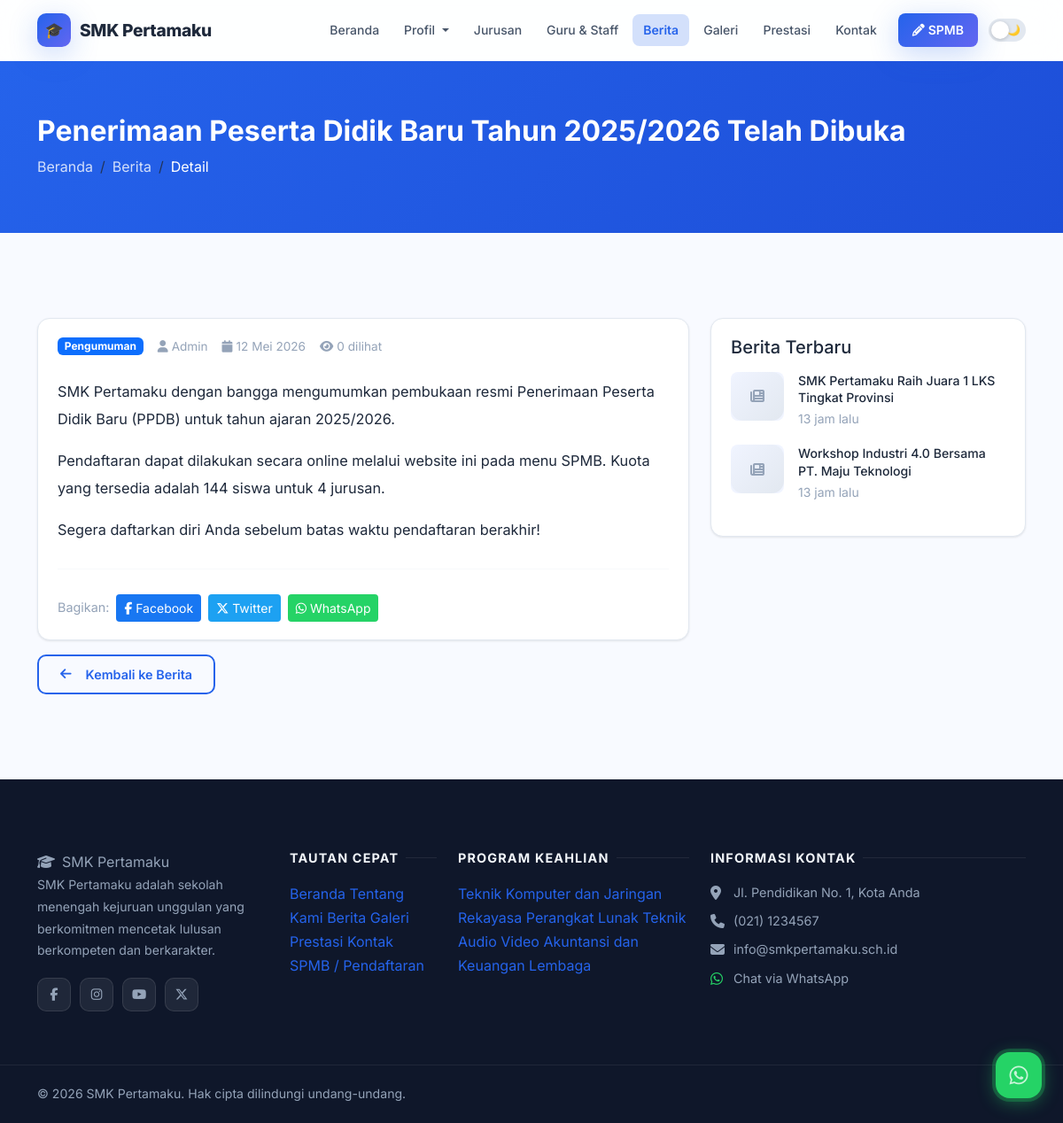
Screenshot of /berita/ppdb-2025-2026-dibuka with the database file from the repository.
### tables this page shows
CREATE TABLE IF NOT EXISTS `news` (
  `id` INT AUTO_INCREMENT PRIMARY KEY,
  `title` VARCHAR(250) NOT NULL,
  `slug` VARCHAR(250) UNIQUE NOT NULL,
  `excerpt` TEXT,
  `content` LONGTEXT,
  `image` VARCHAR(255) DEFAULT NULL,
  `category` VARCHAR(100) DEFAULT 'Berita',
  `program_id` INT DEFAULT NULL COMMENT 'NULL = berita umum, isi = berita jurusan spesifik',
  `author` VARCHAR(100) DEFAULT 'Admin',
  `views` INT DEFAULT 0,
  `is_published` TINYINT(1) DEFAULT 1,
  `published_at` DATETIME DEFAULT CURRENT_TIMESTAMP,
  `created_at` TIMESTAMP DEFAULT CURRENT_TIMESTAMP,
  FOREIGN KEY (`program_id`) REFERENCES `programs`(`id`) ON DELETE SET NULL
);

CREATE TABLE IF NOT EXISTS `social_media` (
  `id` INT AUTO_INCREMENT PRIMARY KEY,
  `platform` VARCHAR(50) NOT NULL,
  `url` VARCHAR(255) NOT NULL,
  `icon` VARCHAR(100) DEFAULT NULL,
  `is_active` TINYINT(1) DEFAULT 1
);

CREATE TABLE IF NOT EXISTS `programs` (
  `id` INT AUTO_INCREMENT PRIMARY KEY,
  `name` VARCHAR(200) NOT NULL,
  `code` VARCHAR(20) DEFAULT NULL,
  `description` LONGTEXT,
  `image` VARCHAR(255) DEFAULT NULL,
  `icon` VARCHAR(100) DEFAULT 'fas fa-laptop-code',
  `quota` INT DEFAULT 36,
  `is_active` TINYINT(1) DEFAULT 1,
  `sort_order` INT DEFAULT 0,
  `created_at` TIMESTAMP DEFAULT CURRENT_TIMESTAMP
);

### app/controllers/PublicController.php (called while the page is built, shortened)
<?php
class PublicController {
    public function newsDetail($slug) {
        $db = getDB();
        $slug = $db->real_escape_string($slug);
        $res = $db->query("SELECT * FROM news WHERE slug='$slug' AND is_published=1 LIMIT 1");
        if (!$res || !($news = $res->fetch_assoc())) {
            redirect('/berita');
        }
        require_once __DIR__ . '/../../views/public/news_detail.php';
    }
}

### index.php (called while the page is built, shortened)
<?php
require_once __DIR__ . '/routes/web.php';

### app/helpers.php (called while the page is built, shortened)
<?php
function getSettings() {
    $db = getDB();
    $res = $db->query("SELECT `key`, value FROM settings");
    $data = [];
    while ($row = $res->fetch_assoc()) {
        $data[$row['key']] = $row['value'];
    }
    return $data;
}
function timeAgo($datetime) {
    $time = time() - strtotime($datetime);
    if ($time < 86400) return round($time/3600) . ' jam lalu';
    return date('d M Y', strtotime($datetime));
}
function formatDate($date) {
    $months = ['','Januari','Februari','Maret','April','Mei','Juni',
               'Juli','Agustus','September','Oktober','November','Desember'];
    $d = date('j', strtotime($date));
    $m = $months[(int)date('n', strtotime($date))];
    $y = date('Y', strtotime($date));
    return "$d $m $y";
}

### views/public/news_detail.php (the view, shortened to what this page needs)
<?php
require_once __DIR__ . '/../layouts/header.php';
?>
<div style="background:linear-gradient(135deg,var(--primary),var(--primary-dark));padding:60px 0;color:#fff;">
    <div class="container">
        <h1 class="fw-bold mb-2" style="font-size:clamp(1.3rem,3vw,2rem);"><?= htmlspecialchars($news['title'] ?? '') ?></h1>
        <nav aria-label="breadcrumb">
            <ol class="breadcrumb mb-0"><li class="breadcrumb-item"><a href="<?= APP_URL ?>/" style="color:rgba(255,255,255,0.8);">Beranda</a></li><li class="breadcrumb-item"><a href="<?= APP_URL ?>/berita" style="color:rgba(255,255,255,0.8);">Berita</a></li><li class="breadcrumb-item active text-white">Detail</li></ol>
        </nav>
    </div>
</div>
<section class="section">
    <div class="container">
        <div class="row g-4">
            <div class="col-lg-8">
                <article class="card">
                    <div class="card-body">
                        <div class="d-flex flex-wrap align-items-center gap-3 mb-4">
                            <span class="badge bg-primary"><?= htmlspecialchars($news['category'] ?? '') ?></span>
                            <span style="color:var(--text-muted);font-size:0.85rem;"><i class="fas fa-user me-1"></i><?= htmlspecialchars($news['author'] ?? 'Admin') ?></span>
                            <span style="color:var(--text-muted);font-size:0.85rem;"><i class="fas fa-calendar me-1"></i><?= formatDate($news['published_at']) ?></span>
                            <span style="color:var(--text-muted);font-size:0.85rem;"><i class="fas fa-eye me-1"></i><?= number_format($news['views'] ?? 0) ?> dilihat</span>
                        </div>
                        <div style="color:var(--text);line-height:1.9;font-size:1.02rem;">
                            <?= $news['content'] ?? '' ?>
                        </div>
                        <hr style="border-color:var(--border);margin:28px 0;">
                        <div class="d-flex align-items-center gap-2 flex-wrap">
                            <span style="color:var(--text-muted);font-size:0.9rem;">Bagikan:</span>
                            <?php $shareUrl = urlencode(APP_URL . '/berita/' . ($news['slug'] ?? '')); $shareTitle = urlencode($news['title'] ?? ''); ?>
                            <a href="https://www.facebook.com/sharer/sharer.php?u=<?= $shareUrl ?>" target="_blank" class="btn btn-sm" style="background:#1877f2;color:#fff;"><i class="fab fa-facebook-f me-1"></i>Facebook</a>
                            <a href="https://twitter.com/intent/tweet?url=<?= $shareUrl ?>&text=<?= $shareTitle ?>" target="_blank" class="btn btn-sm" style="background:#1da1f2;color:#fff;"><i class="fab fa-x-twitter me-1"></i>Twitter</a>
                            <a href="https://wa.me/?text=<?= $shareTitle ?>+<?= $shareUrl ?>" target="_blank" class="btn btn-sm" style="background:#25d366;color:#fff;"><i class="fab fa-whatsapp me-1"></i>WhatsApp</a>
                        </div>
                    </div>
                </article>
                <div class="mt-3">
                    <a href="<?= APP_URL ?>/berita" class="btn btn-outline-primary"><i class="fas fa-arrow-left me-2"></i>Kembali ke Berita</a>
                </div>
            </div>
            <div class="col-lg-4">
                <div class="card mb-4">
                    <div class="card-body">
                        <h5 style="color:var(--text);margin-bottom:16px;">Berita Terbaru</h5>
                        <?php
                        $db = getDB();
                        $latestRes = $db->query("SELECT id,title,slug,published_at,image FROM news WHERE is_published=1 AND id != " . (int)($news['id'] ?? 0) . " ORDER BY published_at DESC LIMIT 5");
                        $latestNews = $latestRes ? $latestRes->fetch_all(MYSQLI_ASSOC) : [];
                        foreach ($latestNews as $ln): ?>
                        <div class="d-flex gap-3 mb-3">
                            <div style="width:60px;height:55px;border-radius:8px;overflow:hidden;flex-shrink:0;background:var(--bg-secondary);">
                                <?php if (!empty($ln['image'])): ?><img src="<?= UPLOAD_URL . htmlspecialchars($ln['image']) ?>" style="width:100%;height:100%;object-fit:cover;" alt=""><?php else: ?><div class="img-placeholder h-100"><i class="fas fa-newspaper" style="font-size:1rem;"></i></div><?php endif; ?>
                            </div>
                            <div>
                                <a href="<?= APP_URL ?>/berita/<?= htmlspecialchars($ln['slug']) ?>" style="color:var(--text);font-size:0.88rem;font-weight:500;display:block;line-height:1.4;"><?= htmlspecialchars($ln['title']) ?></a>
                                <small style="color:var(--text-muted);"><?= timeAgo($ln['published_at']) ?></small>
                            </div>
                        </div>
                        <?php endforeach; ?>
                    </div>
                </div>
            </div>
        </div>
    </div>
</section>
<?php require_once __DIR__ . '/../layouts/footer.php'; ?>

### views/layouts/footer.php (shortened to what this page needs)
<?php
$settings = getSettings();
$schoolName = $settings['school_name'] ?? 'SMK Pertamaku';
$footerAbout = $settings['footer_about'] ?? '';
$address = $settings['school_address'] ?? '';
$phone = $settings['school_phone'] ?? '';
$email = $settings['school_email'] ?? '';
$whatsapp = $settings['whatsapp_number'] ?? '';
$footerCopyright = $settings['footer_copyright'] ?? 'Hak cipta dilindungi undang-undang.';
$currentYear = date('Y');
$db = getDB();
$progRes = $db->query("SELECT id, name FROM programs WHERE is_active=1 ORDER BY sort_order LIMIT 6");
$footerPrograms = $progRes ? $progRes->fetch_all(MYSQLI_ASSOC) : [];
$smRes = $db->query("SELECT * FROM social_media WHERE is_active=1");
$socialMedia = $smRes ? $smRes->fetch_all(MYSQLI_ASSOC) : [];
?>
</main>
<footer class="site-footer">
    <div class="container">
        <div class="row g-4">
            <div class="col-lg-3 col-md-6">
                <span class="footer-brand"><i class="fas fa-graduation-cap me-2"></i><?= htmlspecialchars($schoolName) ?></span>
                <p><?= htmlspecialchars($footerAbout) ?></p>
                <?php if ($socialMedia): ?>
                <div class="social-links">
                    <?php foreach ($socialMedia as $sm): ?>
                        <a href="<?= htmlspecialchars($sm['url']) ?>" target="_blank" rel="noopener" class="social-link" title="<?= htmlspecialchars($sm['platform']) ?>">
                            <i class="<?= htmlspecialchars($sm['icon'] ?? 'fas fa-link') ?>"></i>
                        </a>
                    <?php endforeach; ?>
                </div>
                <?php endif; ?>
            </div>
            <div class="col-lg-2 col-md-6">
                <h5>Tautan Cepat</h5>
                <a href="<?= APP_URL ?>/">Beranda</a>
                <a href="<?= APP_URL ?>/profil">Tentang Kami</a>
                <a href="<?= APP_URL ?>/berita">Berita</a>
                <a href="<?= APP_URL ?>/galeri">Galeri</a>
                <a href="<?= APP_URL ?>/prestasi">Prestasi</a>
                <a href="<?= APP_URL ?>/kontak">Kontak</a>
                <a href="<?= APP_URL ?>/spmb">SPMB / Pendaftaran</a>
            </div>
            <div class="col-lg-3 col-md-6">
                <h5>Program Keahlian</h5>
                <?php foreach ($footerPrograms as $prog): ?>
                    <a href="<?= APP_URL ?>/jurusan/<?= $prog['id'] ?>"><?= htmlspecialchars($prog['name']) ?></a>
                <?php endforeach; ?>
            </div>
            <div class="col-lg-4 col-md-6">
                <h5>Informasi Kontak</h5>
                <?php if ($address): ?>
                <div class="d-flex gap-2 mb-2">
                    <i class="fas fa-map-marker-alt mt-1" style="color:#94a3b8;width:18px;"></i>
                    <span style="color:var(--footer-text);font-size:0.9rem;"><?= htmlspecialchars($address) ?></span>
                </div>
                <?php endif; ?>
                <?php if ($phone): ?>
                <div class="d-flex gap-2 mb-2">
                    <i class="fas fa-phone mt-1" style="color:#94a3b8;width:18px;"></i>
                    <a href="tel:<?= preg_replace('/[^0-9+]/', '', $phone) ?>" style="color:var(--footer-text);font-size:0.9rem;"><?= htmlspecialchars($phone) ?></a>
                </div>
                <?php endif; ?>
                <?php if ($email): ?>
                <div class="d-flex gap-2 mb-2">
                    <i class="fas fa-envelope mt-1" style="color:#94a3b8;width:18px;"></i>
                    <a href="mailto:<?= htmlspecialchars($email) ?>" style="color:var(--footer-text);font-size:0.9rem;"><?= htmlspecialchars($email) ?></a>
                </div>
                <?php endif; ?>
                <?php if ($whatsapp): ?>
                <div class="d-flex gap-2 mb-2">
                    <i class="fab fa-whatsapp mt-1" style="color:#25d366;width:18px;"></i>
                    <a href="https://wa.me/<?= preg_replace('/[^0-9]/', '', $whatsapp) ?>" target="_blank" style="color:var(--footer-text);font-size:0.9rem;">Chat via WhatsApp</a>
                </div>
                <?php endif; ?>
            </div>
        </div>
    </div>
    <div class="footer-bottom">
        <div class="container">
            <p class="mb-0">
                &copy; <?= $currentYear ?> <?= htmlspecialchars($schoolName) ?>. <?= htmlspecialchars($footerCopyright) ?>
            </p>
        </div>
    </div>
</footer>
<?php if ($whatsapp): ?>
<a href="https://wa.me/<?= preg_replace('/[^0-9]/', '', $whatsapp) ?>?text=Halo+<?= urlencode($schoolName) ?>%2C+saya+ingin+bertanya..."
   class="whatsapp-float" target="_blank" rel="noopener" title="Chat WhatsApp">
    <i class="fab fa-whatsapp"></i>
</a>
<?php endif; ?>
</body>
</html>

### assets/css/style.css (style rules this page uses)
:root { --bg: #f8faff; --bg-secondary: #f0f4ff; --bg-card: #ffffff; --text: #1e293b; --text-secondary:#475569; --text-muted: #94a3b8; --primary: #2563eb; --primary-light: #3b82f6; --primary-dark: #1d4ed8; --primary-glow: rgba(37,99,235,0.20); --accent: #6366f1; --accent-glow: rgba(99,102,241,0.18); --success: #16a34a; --warning: #d97706; --danger: #dc2626; --border: #e2e8f0; --border-light: #f1f5f9; --navbar-bg: rgba(255,255,255,0.85); --footer-bg: #0f172a; --footer-text: #94a3b8; --shadow-sm: 0 1px 3px rgba(0,0,0,0.06), 0 1px 2px rgba(0,0,0,0.04); --shadow: 0 4px 16px rgba(0,0,0,0.08); --shadow-md: 0 8px 32px rgba(0,0,0,0.10); --shadow-lg: 0 20px 60px rgba(0,0,0,0.12); --shadow-blue: 0 8px 32px rgba(37,99,235,0.25); --radius: 14px; --radius-lg: 20px; --transition: all 0.3s cubic-bezier(0.4,0,0.2,1); --gradient: linear-gradient(135deg, #2563eb 0%, #6366f1 100%); --gradient-hero: linear-gradient(135deg, #0f172a 0%, #1e3a8a 50%, #1e1b4b 100%); }
*, *::before, *::after { box-sizing: border-box; }
html { scroll-behavior: smooth; font-size: 16px; }
body { background-color: var(--bg); color: var(--text); font-family: 'Segoe UI', system-ui, -apple-system, 'Helvetica Neue', sans-serif; line-height: 1.7; transition: background-color 0.4s ease, color 0.3s ease; overflow-x: hidden; }
a { color: var(--primary); text-decoration: none; transition: var(--transition); }
.section { padding: 96px 0; }
.btn-outline-primary { background: transparent; color: var(--primary); border: 2px solid var(--primary); border-radius: 10px; padding: 10px 24px; font-weight: 600; font-size: 0.9rem; transition: var(--transition); display: inline-flex; align-items: center; gap: 8px; }
.site-footer { background: var(--footer-bg); padding: 80px 0 0; color: var(--footer-text); }
.site-footer p { font-size: 0.88rem; line-height: 1.75; color: var(--footer-text); }
.site-footer h5 { color: #f1f5f9; font-size: 0.9rem; font-weight: 700; text-transform: uppercase; letter-spacing: 0.08em; margin-bottom: 18px; display: flex; align-items: center; gap: 8px; }
.site-footer h5::after { content: ''; flex: 1; height: 1px; background: rgba(255,255,255,0.08); }
.social-links { display: flex; gap: 10px; margin-top: 18px; flex-wrap: wrap; }
.social-link { width: 38px; height: 38px; background: rgba(255,255,255,0.07); border: 1px solid rgba(255,255,255,0.1); border-radius: 10px; display: flex; align-items: center; justify-content: center; color: var(--footer-text); font-size: 0.9rem; transition: var(--transition); }
.footer-bottom { margin-top: 60px; border-top: 1px solid rgba(255,255,255,0.07); padding: 20px 0; display: flex; align-items: center; justify-content: space-between; flex-wrap: wrap; gap: 12px; font-size: 0.82rem; color: var(--footer-text); }
.whatsapp-float { position: fixed; bottom: 28px; right: 24px; width: 52px; height: 52px; background: #25d366; border-radius: 16px; display: flex; align-items: center; justify-content: center; color: #fff; font-size: 1.5rem; z-index: 1000; box-shadow: 0 4px 20px rgba(37,211,102,0.45); transition: var(--transition); }
.whatsapp-float::before { content: ''; position: absolute; inset: -4px; background: rgba(37,211,102,0.25); border-radius: 20px; animation: wa-pulse 2.5s ease-in-out infinite; }
.card { background: var(--bg-card); border: 1px solid var(--border); border-radius: var(--radius); transition: var(--transition); box-shadow: var(--shadow-sm); }
.card-body { padding: 20px 22px; }
.img-placeholder { background: linear-gradient(135deg, var(--bg-secondary), var(--border)); display: flex; align-items: center; justify-content: center; color: var(--text-muted); border-radius: var(--radius); }
.badge { border-radius: 6px; }
hr { border-color: var(--border); }

### views/layouts/header.php (style rules this page uses)
body { font-family:'Inter',system-ui,sans-serif; }

### rows the page displays
news: title "Penerimaan Peserta Didik Baru Tahun 2025/2026 Telah Dibuka", category "Pengumuman", author "Admin", published_at "12 Mei 2026", views "0", content "SMK Pertamaku dengan bangga mengumumkan pembukaan resmi Penerimaan Peserta Didik Baru (PPDB) untuk tahun ajaran 2025/2026. Pendaftaran dapat dilakukan secara online melalui website ini pada menu SPMB. Kuota yang tersedia adalah 144 siswa untuk 4 jurusan. Segera daftarkan diri Anda sebelum batas waktu pendaftaran berakhir!"
news: title "SMK Pertamaku Raih Juara 1 LKS Tingkat Provinsi", published_at "13 jam lalu"
news: title "Workshop Industri 4.0 Bersama PT. Maju Teknologi", published_at "13 jam lalu"
programs: name "Teknik Komputer dan Jaringan"
programs: name "Rekayasa Perangkat Lunak"
programs: name "Teknik Audio Video"
programs: name "Akuntansi dan Keuangan Lembaga"

### other values shown
$schoolName "SMK Pertamaku"
$footerAbout "SMK Pertamaku adalah sekolah menengah kejuruan unggulan yang berkomitmen mencetak lulusan berkompeten dan berkarakter."
$address "Jl. Pendidikan No. 1, Kota Anda"
$phone "(021) 1234567"
$email "info@smkpertamaku.sch.id"
$footerCopyright "Hak cipta dilindungi undang-undang."
